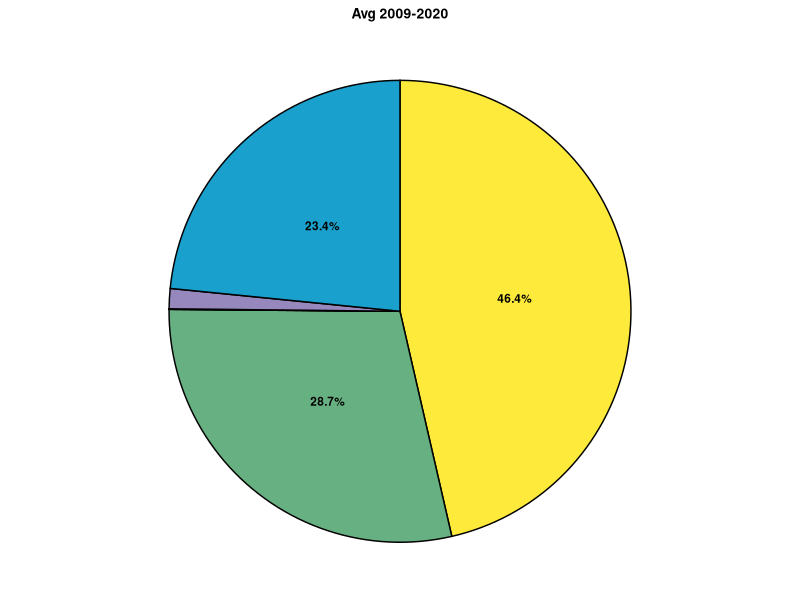
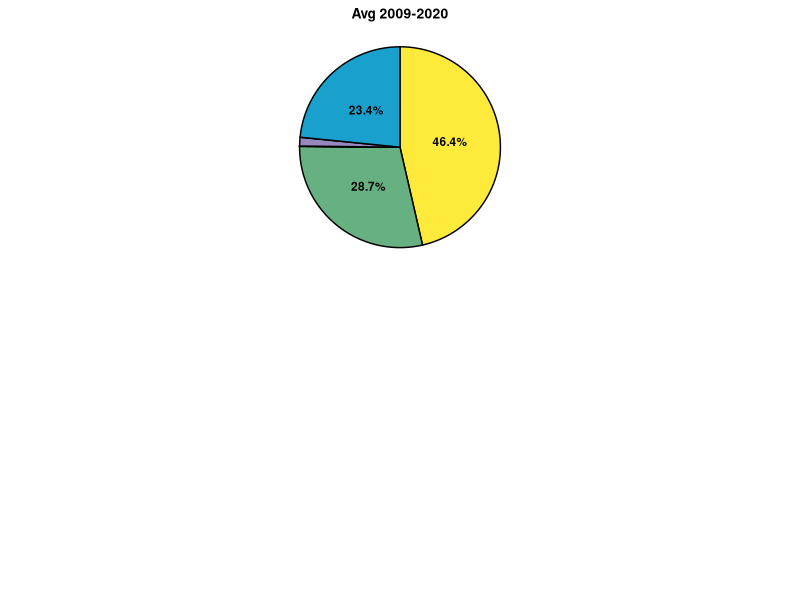
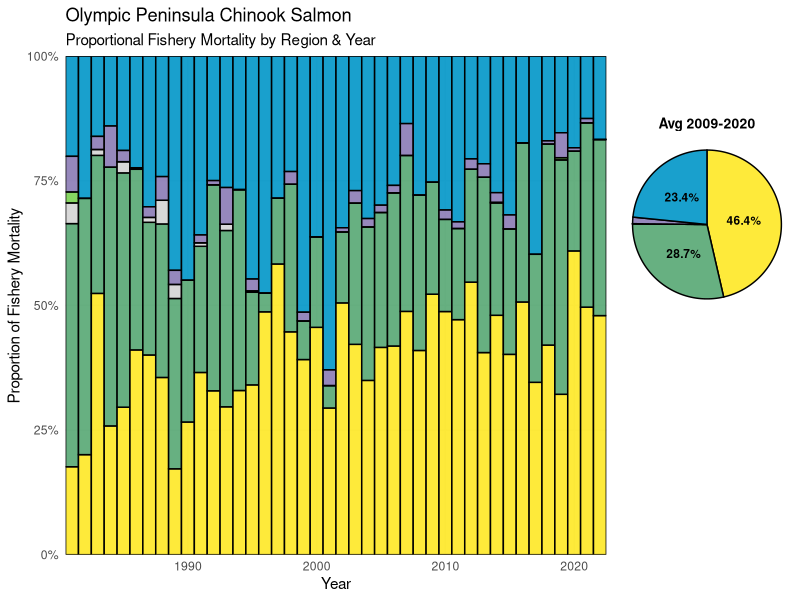
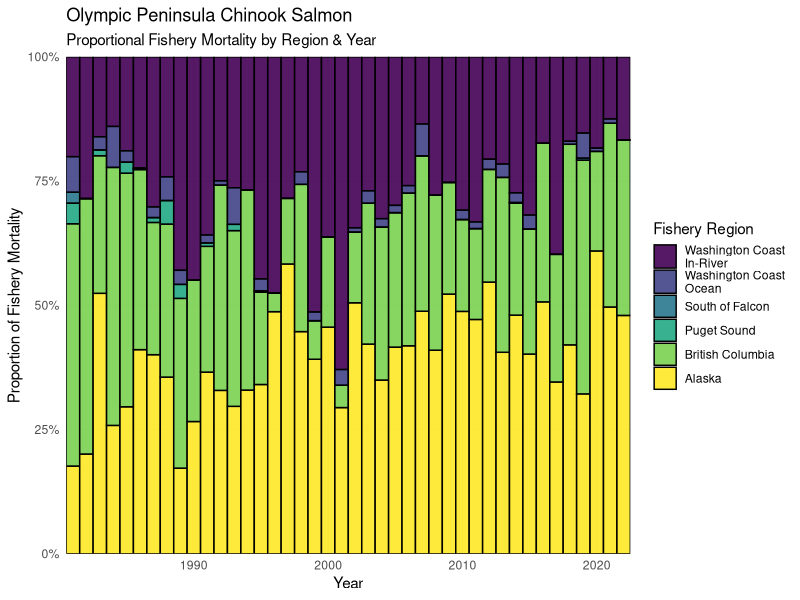
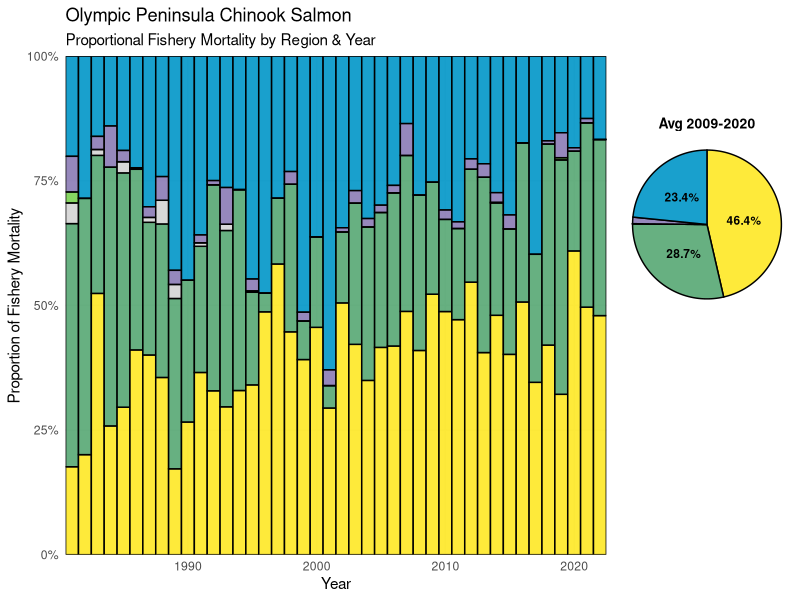
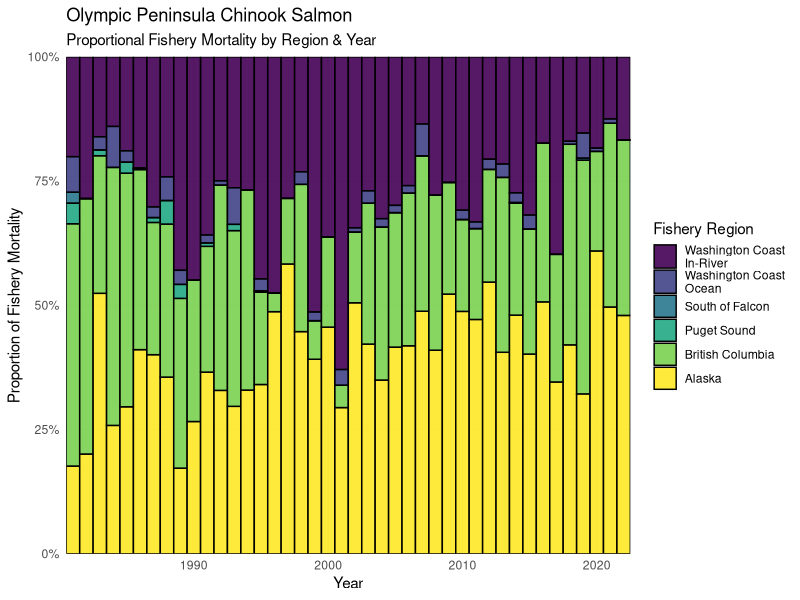

R code for these plots, in order: (Note: this script raises an error after producing the figures.)
library(tidyverse)
library(here)
library(readxl)
library(viridis)
library(cowplot) 

# custom colors =====
custom_pal <- c(
  "Washington Coast\nIn-River" =  "#0096C7",   # light gray
  "Washington Coast\nOcean"    =  "#8B7BB5",
  "South of Falcon"           =  "#7AD151", #"#2A788E",
  "Puget Sound"               =   "#D3D3D3",  
  "British Columbia"          =  "#57A773",
  "Alaska"                    =  "#FDE725"  # viridis purple for Alaska
)

# load ====== 
data <- readxl::read_excel("data/PSTChinookCWT_data_April18_2025.xlsx") %>%
  filter(region == "OP", !year == 2023) # NAs 
 
total_run_df<-data %>%  
  dplyr::select( year,population,region,total_run) %>%
  dplyr::mutate(total_run = as.numeric(total_run))

catch_distributions <- data %>%
  dplyr::select(c(1:39)) %>%
  gather(4:ncol(.), key = "fishery_region", value = "percent_mort") %>%
  filter(!fishery_region %in% c(#"US_is_tot",
                                "stray", 
                               "aabm_tot", 
                                "esc_pct", 
                                "er",  
                               "term_tot"
                                )) %>%
  dplyr::mutate(percent_mort = as.numeric(percent_mort)/100) 

# OP whole ======= 
Oly_Pen_fish <- catch_distributions %>%
  left_join(total_run_df) %>% 
  filter(!is.na(percent_mort )) %>% 
  dplyr::mutate(mortality_numbers = total_run *percent_mort,
                broad_region = case_when(
                  # Alaska
                  str_detect(fishery_region, "^seak") ~ "Alaska",
                  str_detect(fishery_region, "^ak_term")  ~ "Alaska",
                  
                  str_detect(fishery_region, "^US_term")  ~ "Washington Coast\nIn-River",
                  str_detect(fishery_region, "^term_tot")  ~ "Washington Coast\nIn-River",

                   # Canada
                  str_detect(fishery_region, "^can_term")  ~ "British Columbia",
                  str_detect(fishery_region, "^wcvi")     ~ "British Columbia",#"West Coast Vancouver Island",
                  str_detect(fishery_region, "^nbc")      ~ "British Columbia", #"North Coast BC",
                  str_detect(fishery_region, "^sbc")      ~ "British Columbia",
                  
                  # str_detect(fishery_region, "^can_term") ~ "Canada Terminal",
                  
                  # Falcon (US)
                  str_detect(fishery_region, "^sfalc")    ~ "South of Falcon",
                  # str_detect(fishery_region, "^nfalc")    ~ "North of Falcon",
                  
                  fishery_region == "nfalc_s" ~ "Washington Coast\nOcean",
                  fishery_region == "nfalc_t" ~ "Washington Coast\nOcean",
                  fishery_region == "US_is_tot" ~ "Washington Coast\nOcean",

                  # WA     
                  fishery_region == "PS_n" ~ "Puget Sound",
                  fishery_region == "PS_s" ~ "Puget Sound",
                  
                  fishery_region == "wac_n" ~ "Washington Coast\nIn-River",
                  # Other
                  TRUE                                    ~ "Check")) 

uniqueOP<- data.frame(unique(Oly_Pen_fish[c("broad_region","fishery_region")]))

uniqueOP <- uniqueOP %>% 
  arrange(broad_region)
# # 
# test <- Oly_Pen_fish %>%
#   filter(fishery_region %in% c("US_term_n","US_term_s","US_term_t", "term_tot")) %>%
#   dplyr::select(year, population, fishery_region, total_run) %>%
#   spread(fishery_region, total_run) %>%
#   mutate(sum = US_term_n+ US_term_s+US_term_t)


total_FMnumbers <- Oly_Pen_fish %>%
  group_by(year) %>%
  # get annual sum of all fishery mortality from OP for the year
  dplyr::summarise(total_FM_numbers = sum(mortality_numbers))  # want to ask, of all the fish caught that year, what was the relative proportions. Not related to overall runsize. 

OP_plot_df<- Oly_Pen_fish %>% 
  dplyr::select(-c(total_run, percent_mort,fishery_region)) %>%
  ungroup() %>%
  group_by(year, broad_region) %>%
  dplyr::summarise(mort_broad_region = sum(mortality_numbers)) %>% 
  left_join(total_FMnumbers) %>%
  dplyr::mutate(percent_mort = mort_broad_region/total_FM_numbers,
                broad_region = factor(broad_region, levels = c(
                  "Washington Coast\nIn-River",
                  "Washington Coast\nOcean",  
                  "South of Falcon",
                  "Puget Sound",
                  "British Columbia", 
                  "Alaska" 
                  # "British Columbia", 
                  # "Puget Sound",  
                  # "South of Falcon",
                  # "Washington Coast Ocean", 
                  # "Washington Coast In-River"
                )))

# bar and pie ==== 
## 1. Prep pie chart data (last 5 years) ==========
pie_df <- OP_plot_df %>%
  filter(year >2008) %>%
  group_by(broad_region) %>%
  summarise(avg_mort = mean(percent_mort, na.rm = TRUE)) %>%
  ungroup() %>%
  arrange(desc(broad_region)) %>%  # match fill order
  mutate(
    cum_pos = cumsum(avg_mort) - avg_mort / 2,  # midpoint of each slice
    label = paste0(round(avg_mort * 100, 1), "%")  # format as percent
  )

## 2. Build pie chart ==========
OP_pie <- ggplot(pie_df, aes(x = "", y = avg_mort, fill = broad_region)) +
  geom_col(color = "black", alpha = 0.9, width = 1) +
  geom_text(aes(y = cum_pos, 
                label = ifelse(avg_mort >= 0.05, paste0(round(avg_mort * 100, 1), "%"), "") #label = label
                ), 
            size = 3, 
            fontface = "bold",
            color = "black") +
  coord_polar(theta = "y") +
  scale_fill_manual(values = custom_pal) + 
#  scale_fill_viridis_d(drop = FALSE)+#, option = "plasma") +
  labs(title = "Avg 2009-2020") +
  theme_void() +
  theme(
    legend.position = "none",
    plot.title = element_text(size = 10, hjust = 0.5, face = "bold"),
    plot.background = element_blank()
  )

OP_pie

##  3. Main bar chart ==================
OP_FM_stacked <- ggplot(OP_plot_df,
                            aes(x = year,
                                y = percent_mort,
                                fill = broad_region)) +
                       geom_col(color = "black", alpha = 0.9, width = 1) +
                       scale_y_continuous(
                         expand = c(0, 0),
                         name = "Proportion of Fishery Mortality",
                         labels = scales::percent_format()
                       ) +
                       scale_x_continuous(
                         name = "Year",
                         expand = c(0, 0)
                       ) +
                      scale_fill_manual(values = custom_pal) + 
                       # scale_fill_viridis_d(drop = FALSE)+#, option = "plasma") +
                       labs(
                         fill = "Fishery Region",
                         title = "Olympic Peninsula Chinook Salmon",
                         subtitle = "Proportional Fishery Mortality by Region & Year"
                       ) +
                       theme_minimal() +
                       theme(
                         panel.grid.minor = element_blank(),
                         panel.spacing = unit(1, "lines"),
                         legend.position = "none")

## 4. Legend =============
legend <- get_legend(ggplot(OP_plot_df,
                        aes(x = year,
                            y = percent_mort,
                            fill = broad_region)) +
  geom_col(color = "black", alpha = 0.9, width = 1) +
  scale_y_continuous(
    expand = c(0, 0),
    name = "Proportion of Fishery Mortality",
    labels = scales::percent_format()
  ) +
  scale_x_continuous(
    name = "Year",
    expand = c(0, 0)
  ) +
    scale_fill_manual(values = custom_pal) + 
  # scale_fill_viridis_d(drop = FALSE)+#, option = "plasma") +
  labs(
    fill = "Fishery Region",
    title = "Olympic Peninsula Chinook Salmon",
    subtitle = "Proportional Fishery Mortality by Region & Year"
  ) +
  theme_minimal() +
  theme( 
    legend.box.margin = margin(0, 0, 0, 0),
    legend.margin = margin(0, 0, 0, 0),
    legend.background = element_blank(),  # remove the grey border box
    legend.box.background = element_blank(),
    panel.grid.minor = element_blank(),
    panel.background = element_blank(),
    plot.background = element_blank(),
    panel.spacing = unit(1, "lines"),
    legend.position = c(0.88, 0.3),# 0.35),   # nudge down so it clears the pie inset
     legend.justification = c(1, 0),
    legend.title = element_text(hjust = 0.5, size = 9, 
                                face = "bold"),  # bigger title
    legend.text = element_text(size = 8),                                # bigger text
    legend.key.size = unit(0.5, "cm")                                    # bigger color boxes
  ))

## 4. Save: inset pie into upper right =========== 
rightside <- ggpubr::ggarrange(OP_pie, legend, nrow = 2,
                                heights = c(1, 1.2)) 
rightside

# Add a blank spacer on top to push content down and align pie with bar top
spacer <- ggplot() + theme_void()  # empty plot as top padding

rightside_padded <- ggpubr::ggarrange(spacer, rightside, nrow = 2,
                                      heights = c(0.2, 1))  # adjust 0.3 to move down more

final_plot <- ggpubr::ggarrange(OP_FM_stacked, rightside_padded,
                                ncol = 2,
                                widths = c(3.3, 1))
final_plot
# --- 5. Save as JPEG ---
ggsave(
  filename = "output/plots/OP_FM_stacked.jpeg",
  plot = final_plot,
  width =5.5,
  height =5,
  dpi = 300,
  units = "in"
)

# old ==========
## stacked bar ======             

OP_FM_stacked <- ggplot(OP_plot_df,
                        aes(x = year,
                            y = percent_mort,
                            fill = broad_region)) +
  geom_col(color = "black",alpha = 0.9, width = 1) +
  scale_y_continuous( 
    expand = c(0, 0),
    name = "Proportion of Fishery Mortality",
    labels = scales::percent_format()
  ) +
  scale_x_continuous(
    name = "Year",
    expand = c(0, 0)
  ) +
  labs(fill = "Fishery Region", title = "Olympic Peninsula Chinook Salmon", subtitle= "Proportional Fishery Mortality by Region & Year") +
  theme_minimal() +
  theme(
    panel.grid.minor = element_blank(),
    panel.spacing = unit(1, "lines")
  ) + 
  scale_fill_viridis_d(drop = FALSE)#, option = "plasma")

OP_FM_stacked

ggsave("output/plots/OP_FM_stacked.jpeg", height = 7, width = 7)
 
# aktest <-  catch_distributions %>% 
#   filter(fishery_region %in% c("US_term_s"))
# 
# unique(catch_distributions$fishery_region)
# OP individual runs Broad Label =====
## Run Level Mortality ==== 
OP_individ_run_fish <- catch_distributions %>%
  left_join(total_run_df) %>% 
  dplyr::mutate( mortality_numbers = total_run *percent_mort)
  dplyr::mutate(
    population = case_when(population == "Grays_Harbor_fa" ~ "Grays Harbor Fall",
                           population == "Grays_Harbor_sp" ~ "Grays Harbor Spring",
                           population == "Hoh_fa" ~ "Hoh Fall", 
                           population == "Hoh_sp" ~ "Hoh Spring",
                           population == "Quillayute_fa" ~ "Quillayute Fall",
                           population == "Quillayute_sp" ~ "Quillayute Spring",
                           population == "Queets_fa" ~ "Queets Fall",
                           population == "Queets_sp" ~ "Queets Spring",
                           TRUE ~ "Check"), 
    broad_region = case_when(
      # Alaska
      str_detect(fishery_region, "^seak") ~ "Alaska",
      str_detect(fishery_region, "^ak_term")  ~ "Alaska",
      
      str_detect(fishery_region, "^US_term")  ~ "US Terminal",
      
      # Canada
      str_detect(fishery_region, "^wcvi")     ~ "West Coast Vancouver Island",
      str_detect(fishery_region, "^nbc")      ~ "British Columbia", #"North Coast BC",
      str_detect(fishery_region, "^sbc")      ~ "British Columbia",
      
      # str_detect(fishery_region, "^can_term") ~ "Canada Terminal",
      
      # Falcon (US)
      str_detect(fishery_region, "^sfalc")    ~ "South of Falcon",
      # str_detect(fishery_region, "^nfalc")    ~ "North of Falcon",
     
      fishery_region == "nfalc_s" ~ "North of Falcon",
      fishery_region == "nfalc_t" ~ "North of Falcon",
      
      # WA     
      fishery_region == "PS_n" ~ "Puget Sound",
      fishery_region == "PS_s" ~ "Puget Sound",
      
      fishery_region == "wac_n" ~ "Washington Coast",
      # Other
      TRUE                                    ~ "Check")) %>%
 # filter(!is.na(broad_region)) %>% 
  group_by(year, population, broad_region) %>%
 # filter(!is.na(percent_mort)) %>% 
  dplyr::summarise(sum_mortality_numbers = sum(mortality_numbers))

## Stacked Bar =====
op_pops <- unique(OP_individ_run_fish$population)
plot_list <- list()

for (i in 1:length(op_pops)) {
  name <- op_pops[[i]]
  print(name)
  
  # Filter data for this population
  pop_data <- OP_individ_run_fish %>% 
    filter(population == name) 
  
  # Create all combinations of year and broad_region
  all_combos <- expand.grid(
    year = unique(pop_data$year),
    broad_region = unique(OP_individ_run_fish$broad_region),
    stringsAsFactors = FALSE
  )
  
  # Join with actual data, filling NAs with 0
  plot_data <- all_combos %>%
    left_join(pop_data, by = c("year", "broad_region")) %>%
    mutate(percent_mort = replace_na(percent_mort, 0),
           population = name) %>%
    mutate(broad_region = factor(broad_region, levels = c(
      "Alaska", 
      "North Coast BC", 
      "West Coast Vancouver Island", 
      "South Coast BC",  
      "Puget Sound - Net",  
      "Puget Sound - Sport",  
      "Washington Coast - Net",
      "North of Falcon - Sport", 
      "North of Falcon - Troll", 
      "South of Falcon"
    ))) %>%
    filter(!is.na(broad_region))  %>%
    # Calculate proportion of total mortality for each year
    group_by(year) %>%
    mutate(
      total_mort = sum(percent_mort),
      proportion_mort = if_else(total_mort > 0, percent_mort / total_mort, 0)
    ) %>%
    ungroup() 
  
  plot_list[[i]] <- ggplot(plot_data,
                           aes(x = year,
                               y = proportion_mort,
                               fill = broad_region)) +
    geom_col(color = "black", size = 0.2, alpha = 0.9, width = 1) +
    scale_y_continuous(
      limits = c(0, 1),
      expand = c(0, 0),
      name = "Proportion of Fishery Mortality*",
      labels = scales::percent_format()
    ) +
    scale_x_continuous(
      name = "Year",
      expand = c(0, 0)
    ) +
    labs(fill = "Fishery Region", title = paste0(name)) +
    theme_minimal() +
    theme(
      panel.grid.minor = element_blank(),
      panel.spacing = unit(1, "lines")
    ) + 
    scale_fill_viridis_d(drop = FALSE)
}

for(i in seq_along(plot_list)) {
  name = op_pops[[i]]
  ggsave(paste0("output/plots/OP_Chinook_Population_Stacked_", name, ".jpeg"),
         plot = plot_list[[i]], 
         width = 8, height = 6)
}

## Geom Area =====
op_pops <- unique(OP_individ_run_fish$population)
plot_list <- list()

for (i in 1:length(op_pops)) {
  name <- op_pops[[i]]
  print(name)
  
  # Filter data and complete with all broad_region levels
  plot_data <- OP_individ_run_fish %>% 
    filter(population == name) 
  
  # Create all combinations of year and broad_region
  all_combos <- expand.grid(
    year = unique(pop_data$year),
    broad_region = unique(OP_individ_run_fish$broad_region),
    stringsAsFactors = FALSE
  )
  
  # Join with actual data, filling NAs with 0
  plot_data <- all_combos %>%
    left_join(pop_data, by = c("year", "broad_region")) %>%
    mutate(percent_mort = replace_na(percent_mort, 0),
           population = name) %>%
    dplyr::mutate(broad_region = factor(broad_region, levels = c(
      "Alaska", 
      
      "North Coast BC", 
      
      "West Coast Vancouver Island", 
      
      "South Coast BC",  
      
      "Puget Sound - Net",  
      "Puget Sound - Sport",  
      
      "Washington Coast - Net",
      
      "North of Falcon - Sport", 
      "North of Falcon - Troll", 
      
      "South of Falcon"
    ))) %>%
    filter(!is.na(broad_region))  
  
  plot_list[[i]] <- ggplot(plot_data,
                           aes(x = year,
                               y = percent_mort,
                               group = broad_region,   # preserves original %s
                               fill  = broad_region )) +
    geom_area(color = "black", size = 0.2, alpha = 0.9) +
    # facet_grid(gear~ season) +
    scale_y_continuous(
      limits = c(0, 100),
      expand = c(0, 0),
      name = "Percent of total run (%)"
    ) +
    scale_x_continuous(
      name = "Year",
      expand = c(0, 0)
    ) +
    labs(fill = "Fishery Region", title = paste0(name)) +
    theme_minimal() +
    theme(
      panel.grid.minor = element_blank(),
      panel.spacing = unit(1, "lines")
    ) + 
    scale_fill_viridis_d(drop = FALSE)  # Also important: don't drop unused levels
}

for(i in seq_along(plot_list)) {
  name = op_pops[[i]]
  ggsave(paste0("output/plots/OP_Chinook_IndividPop_Area", name, ".jpeg"),
         plot = plot_list[[i]], 
         width = 8, height = 6)
}



# ## geom area =====
# OP_FM <- ggplot(Oly_Pen_fish %>% filter(!is.na(gear), !gear == "NA", !percent_mort ==0),
#                 aes(x = year,
#                     y = percent_mort,
#                     group = fishery_region,   # preserves original %s
#                     fill  = broad_region )) +
#   geom_area(color = "black", size = 0.2, alpha = 0.9) +
#   facet_grid(gear~ season) +
#   scale_y_continuous(
#     limits = c(0, 100),
#     expand = c(0, 0),
#     name = "Percent of total run (%)"
#   ) +
#   scale_x_continuous(
#     name = "Year",
#     expand = c(0, 0)
#   ) +
#   labs(fill = "Fishery Region", title = "OP Chinook Fishing Mortality") +
#   theme_minimal() +
#   theme(
#     panel.grid.minor = element_blank(),
#     panel.spacing = unit(1, "lines")
#   ) + 
#   scale_fill_viridis_d()
# 
# OP_FM
# ggsave("plots/OP_Chinook_FishingMortality.jpeg", width = 8, height = 6)
# 

# Northern OR Coast ======
N_OR_fish <- catch_distributions %>% 
  filter(region == "OC") %>% 
  # left_join(data %>% select( year,population,region,total_run)) %>%
  left_join(total_run_df) %>% 
  dplyr::mutate(total_run = as.numeric(total_run),
                number_mort = total_run*percent_mort) %>%
  group_by(year, region, fishery_region) %>%
  dplyr::summarise(total_mort = sum(number_mort),
                   total_run = sum(total_run)) %>% 
  dplyr::mutate(percent_mort = total_mort/total_run,
                gear = case_when(
                  str_ends(fishery_region, "_t") ~ "Troll",
                  str_ends(fishery_region, "_n") ~ "Net",
                  str_ends(fishery_region, "_s") ~ "Sport",
                  # fishery_region == "stray"      ~ "stray",
                  TRUE                           ~ "NA"),
                broad_region = case_when(
                  # Alaska
                  str_detect(fishery_region, "^seak")     ~ "Southeast Alaska",
                  str_detect(fishery_region, "^ak_term")  ~ "Alaska Terminal",
                  
                  # Canada
                  str_detect(fishery_region, "^wcvi")     ~ "West Coast Vancouver Island",
                  str_detect(fishery_region, "^nbc")      ~ "North Coast BC",
                  str_detect(fishery_region, "^sbc")      ~ "South Coast BC",
                  str_detect(fishery_region, "^can_term") ~ "Canada Terminal",
                  
                  # South of Falcon (US)
                  str_detect(fishery_region, "^sfalc")    ~ "South of Falcon",
                  str_detect(fishery_region, "^nfalc")    ~ "North of Falcon",
                  str_detect(fishery_region, "^wac")      ~ "Washington Coast",
                  str_detect(fishery_region, "^PS")       ~ "Puget Sound",
                  str_detect(fishery_region, "^US_term")  ~ "US Terminal",
                  
                  # Other
                  fishery_region == "stray"               ~ "Stray",
                  TRUE                                    ~ "NA"))

N_OR_FM <- ggplot(N_OR_fish %>% filter(!is.na(gear), 
                                       !gear == "NA", 
                                       !percent_mort ==0),
                aes(x = year,
                    y = percent_mort,
                    group = fishery_region,   # preserves original %s
                    fill  = broad_region )) +
  geom_area(color = "black", size = 0.2, alpha = 0.9) +
  facet_grid( ~ gear) +
  scale_y_continuous(
    limits = c(0, 100),
    expand = c(0, 0),
    name = "Percent of total run (%)"
  ) +
  scale_x_continuous(
    name = "Year",
    expand = c(0, 0)
  ) +
  labs(fill = "Fishery Region", title = "N OR Chinook Fishing Mortality") +
  theme_minimal() +
  theme(
    panel.grid.minor = element_blank(),
    panel.spacing = unit(1, "lines")
  ) + 
  scale_fill_viridis_d()

N_OR_FM
ggsave("plots/NOR_Chinook_FishingMortality.jpeg", width = 8, height = 6)

# Nisqually ======= 
Nisqually_fish <- catch_distributions %>%
  filter(population == "Nisqually") %>% 
  # filter(population %in% c("Quillayute_fa","Queets_fa","Hoh_fa","Hoh_sp","Queets_sp")) %>% # include Grays harbor
  # dplyr::mutate(season = case_when(str_ends(population, "_fa") ~ "fall",
  #                                  str_ends(population, "_sp") ~ "spring",
  #                                  TRUE ~ "NA")) %>%
  # left_join(data %>% select( year,population,region,total_run)) %>%
  # left_join(total_run_df) %>% 
  # dplyr::mutate(total_run = as.numeric(total_run),
  #               number_mort = total_run*percent_mort) %>%
  # group_by(year, region, season, fishery_region) %>%
  # dplyr::summarise(total_mort = sum(number_mort),
  #                  total_run = sum(total_run)) %>% 
  dplyr::mutate(#percent_mort = total_mort/total_run,
    gear = case_when(
      str_ends(fishery_region, "_t") ~ "Troll",
      str_ends(fishery_region, "_n") ~ "Net",
      str_ends(fishery_region, "_s") ~ "Sport",
      # fishery_region == "stray"      ~ "stray",
      TRUE                           ~ "NA"),
    broad_region = case_when(
      # Alaska
      str_detect(fishery_region, "^seak")     ~ "Southeast Alaska",
      str_detect(fishery_region, "^ak_term")  ~ "Alaska Terminal",
      
      # Canada
      str_detect(fishery_region, "^wcvi")     ~ "West Coast Vancouver Island",
      str_detect(fishery_region, "^nbc")      ~ "North Coast BC",
      str_detect(fishery_region, "^sbc")      ~ "South Coast BC",
      str_detect(fishery_region, "^can_term") ~ "Canada Terminal",
      
      # South of Falcon (US)
      str_detect(fishery_region, "^sfalc")    ~ "South of Falcon",
      str_detect(fishery_region, "^nfalc")    ~ "North of Falcon",
      str_detect(fishery_region, "^wac")      ~ "Washington Coast",
      str_detect(fishery_region, "^PS")       ~ "Puget Sound",
      str_detect(fishery_region, "^US_term")  ~ "US Terminal",
      
      # Other
      fishery_region == "stray"               ~ "Stray",
      TRUE                                    ~ "NA"))


Nisqually_FM <- ggplot(Nisqually_fish %>% filter(!is.na(gear),
                                                 !gear == "NA", 
                                                 !percent_mort ==0),
                       aes(x = year,
                           y = percent_mort,
                           #group = gear#,   # preserves original %s 
                           fill  = fishery_region 
                       )) +
  geom_area(color = "black", size = 0.2, alpha = 0.9) +
  # facet_grid( ~ gear) +
  # scale_y_continuous(
  #   limits = c(0, 100),
  #   expand = c(0, 0),
  #   name = "Percent of total run (%)"
  # ) +
  # scale_x_continuous(
  #   name = "Year",
  #   expand = c(0, 0)
  # ) +
  labs(fill = "Fishery Region", title = "Nisqually Chinook Fishing Mortality") +
  theme_minimal() +
  theme(
    panel.grid.minor = element_blank(),
    panel.spacing = unit(1, "lines")
  ) + 
  scale_fill_viridis_d()

Nisqually_FM
ggsave("plots/Nisqually_Chinook_FishingMortality.jpeg", width = 8, height = 6)



Nisqually_FM <- ggplot(Nisqually_fish %>% filter(!is.na(gear),
                                                 !gear == "NA", 
                                                 !percent_mort ==0),
                       aes(x = year,
                           y = percent_mort,
                           #group = gear#,   # preserves original %s 
                           fill  = broad_region 
                       )) +
  geom_area(color = "black", size = 0.2, alpha = 0.9) +
  facet_grid( ~ gear) +
  # scale_y_continuous(
  #   limits = c(0, 100),
  #   expand = c(0, 0),
  #   name = "Percent of total run (%)"
  # ) +
  # scale_x_continuous(
  #   name = "Year",
  #   expand = c(0, 0)
  # ) +
  labs(fill = "Fishery Region", title = "Nisqually Chinook Fishing Mortality") +
  theme_minimal() +
  theme(
    panel.grid.minor = element_blank(),
    panel.spacing = unit(1, "lines")
  ) + 
  scale_fill_viridis_d()

Nisqually_FM
ggsave("plots/Nisqually_Chinook_FishingMortality_gear.jpeg", width = 8, height = 6)
